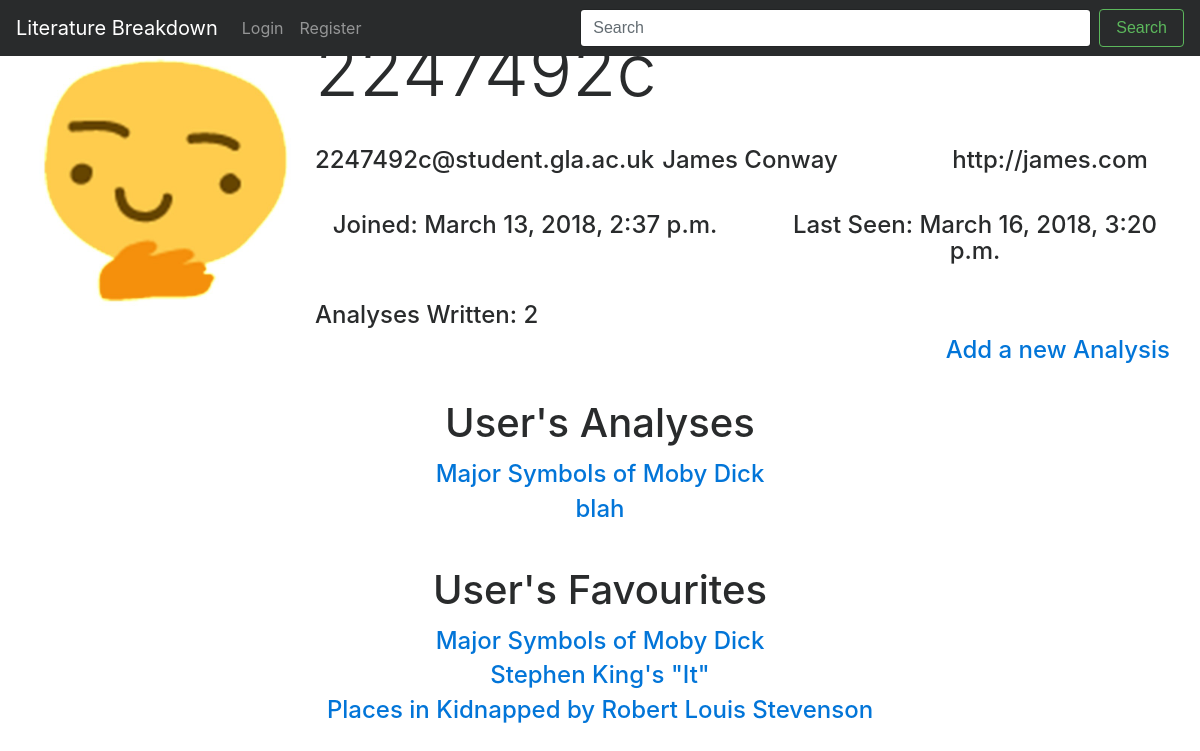
Screenshot of /literaturebreakdown/profile/2247492c/ with the database file from the repository.
### lit/models.py (models this page shows, shortened)
class UserProfile(models.Model):
    user = models.OneToOneField(User)
    website = models.URLField(blank=True)
    picture = models.ImageField(upload_to='profile_images', blank=True)
    name = models.CharField(max_length=128)
    num_articles = models.IntegerField(default=0)
    slug = models.SlugField()
    age = models.IntegerField()
    gender = models.CharField(max_length=4, default="")
    location = models.CharField(max_length=128)

class Article(models.Model):
    author = models.ForeignKey(UserProfile)
    date_published = models.CharField(max_length=8, unique=False)
    book = models.CharField(max_length=128, unique=False)
    views = models.IntegerField(default=0)
    title = models.CharField(max_length=128)
    analysis = models.CharField(max_length=2500, unique=False)
    category = models.CharField(max_length=50)
    slug = models.SlugField()
    img = models.ImageField(upload_to='profile_images', blank=True)
    rating = models.FloatField(max_length=5.0, default=0.0)
    book_author = models.CharField(max_length=128, default="")
    book_published = models.CharField(max_length=128, default="")

### lit/views.py (the view)
# urls.py: url(r'^profile/(?P<username>[\w\-]+)/$', views.profile, name='profile'),
def profile(request, username):
    context_dict = {}
    try:
        user = User.objects.get(username=username)
    except User.DoesNotExist:
        return redirect('index')
    userprofile = UserProfile.objects.get_or_create(user=user)[0]
    articles = Article.objects.filter(author=userprofile)
    context_dict['userprofile'] = userprofile
    context_dict['articles'] = articles
    context_dict['numb_articles'] = len(articles)
    context_dict['selecteduser'] = user
    if Favourites.objects.filter(user=userprofile).exists():
        favourite = Favourites.objects.get(user=userprofile)
        favourites = favourite.fav_list.all()
        context_dict['favourites'] = favourites
    return render(request, 'lit/profile.html', context_dict)

### templates/lit/profile.html (shortened to what this page needs)
<!DOCTYPE html>
{% extends 'lit/base.html' %}
{% load staticfiles %}
{% block body_block %}
	<div class="row" style="padding-top:30px;">
		<div class="col-md-3">
			{% if userprofile.picture %}
			<img src="{{ MEDIA_URL }}{{ userprofile.picture }}"
				 width="300"
				 height="300"
				 alt={{ user.username }} />
			{% else %}
			<img src="http://lorempixel.com/300/300/people/"
				 width="300"
				 height="300"
				 alt={{ user.username }} />
			{% endif %}
		</div>
		<div class="col-md-9">
			<div class="row">
				<div class="col-md-10"><h1 class="display-3">{{ selecteduser.username }}</h1></div>
			</div>
			<div class="row" style="padding-top:30px;">
				<div class="col-md-4"><h4 style="text-align: center">{{ selecteduser.email }}</h4></div>
				<div class="col-md-4"><h4 style="text-align: center">{{ selecteduser.first_name }} {{ selecteduser.last_name }}</h4></div>
				<div class="col-md-4"><h4 style="text-align: center">{{ userprofile.website }}</h4></div>
			</div>
			<div class="row" style="padding-top:30px;">
				<div class="col-md-6"><h4 style="text-align: center">Joined: {{ selecteduser.date_joined }}</h4></div>
				<div class="col-md-6"><h4 style="text-align: center">Last Seen: {{ selecteduser.last_login }}</h4></div>
			</div>
			<div class="row" style="padding-top:30px;">
				<div class="col-md-12"><h4>Analyses Written: {{ numb_articles }}</h4></div>
			</div>
		</div>
	</div>
	<div class="col-md-12">
		<h4 style="text-align: right"><a href="{% url 'add_article' user.username %}">Add a new Analysis</a></h4>
	</div>
	{% if articles %}
	<div style="padding-top:30px;">
		<h1 style="text-align:center">User's Analyses</h1>
		<p>
			{% for article in articles %}
			<h4 style="text-align: center"><a href="{% url 'show_article' article.slug %}">{{ article.title }}</a></h4>
			{% endfor %}
		</p>
	</div>
	{% endif %}
	{% if favourites %}
	<div style="padding-top:30px;">
		<h1 style="text-align:center">User's Favourites</h1>
		<p>
			{% for favourite in favourites %}
			<h4 style="text-align: center"><a href="{% url 'show_article' favourite.slug %}">{{ favourite.title }}</a></h4>
			{% endfor %}
		</p>
	</div>
	{% endif %}
{% endblock %}

### rows the page displays
UserProfile: picture (picture), website "http://james.com"
Article: title "Major Symbols of Moby Dick"
Article: title "blah"
Article: title "Stephen King's \"It\""
Article: title "Places in Kidnapped by Robert Louis Stevenson"

### other values shown
{{ selecteduser.username }} "2247492c"
{{ selecteduser.email }} "2247492c@student.gla.ac.uk"
{{ selecteduser.first_name }} "James"
{{ selecteduser.last_name }} "Conway"
{{ selecteduser.date_joined }} "March 13, 2018, 2:37 p.m."
{{ selecteduser.last_login }} "March 16, 2018, 3:20 p.m."
{{ numb_articles }} "2"
